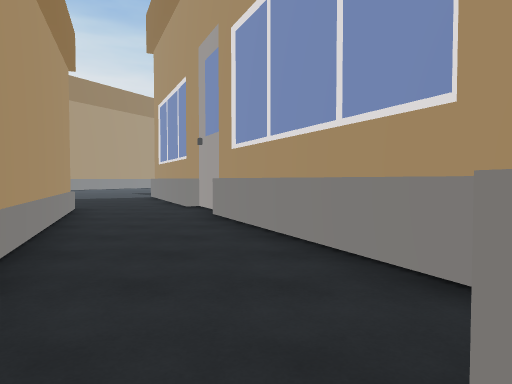
[1] (above)

24 first-person views from a walk through a scene from a Unity 3-D project. The camera is 1.4 m above the floor, tilts 2° down and sees 70° across. The floor is counted in squares, 2 m on a side. Each view is taken from the middle of a square. On the plan, view 1 faces up. The plan holds only what a view shows up to about 11 squares ahead; the rest is blank. The place goes on beyond the plan. The player character is not drawn. Some animated figures are left out. Some surface patterns are stand-ins.

[2]
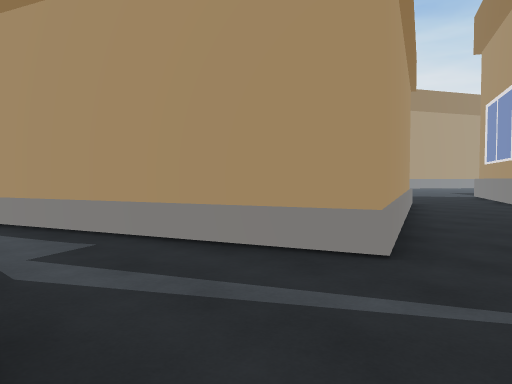

[3]
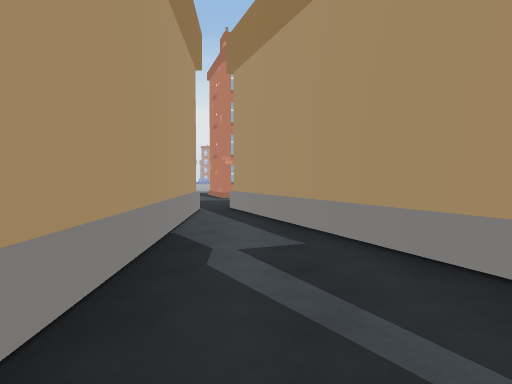

[4]
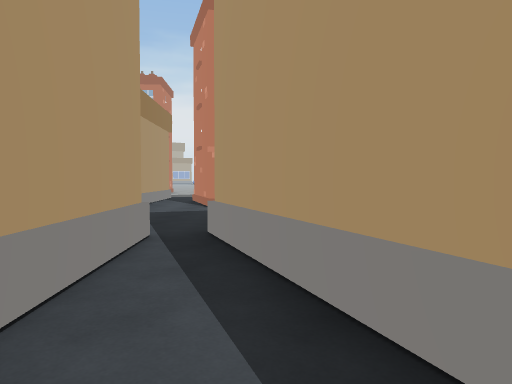

[5]
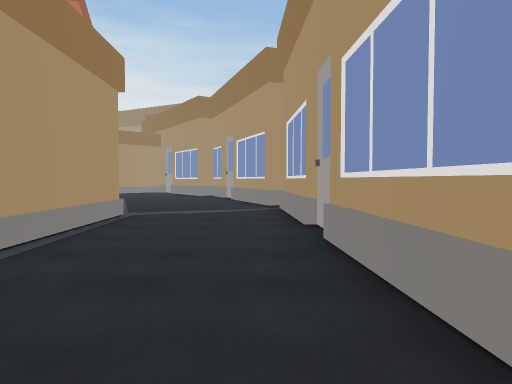

[6]
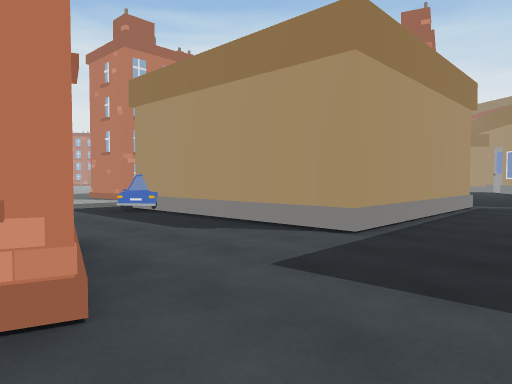

[7]
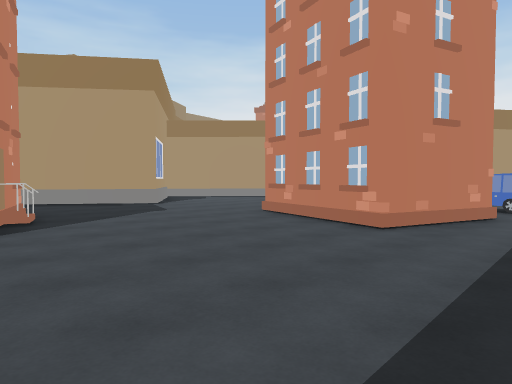

[8]
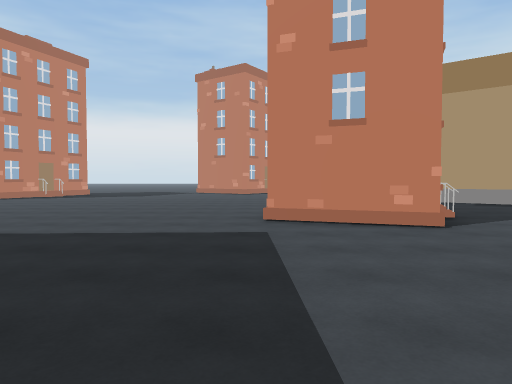

[9]
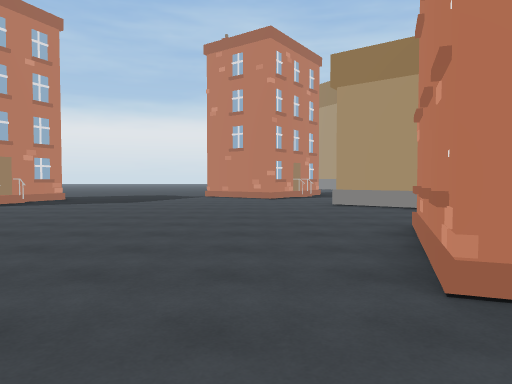

[10]
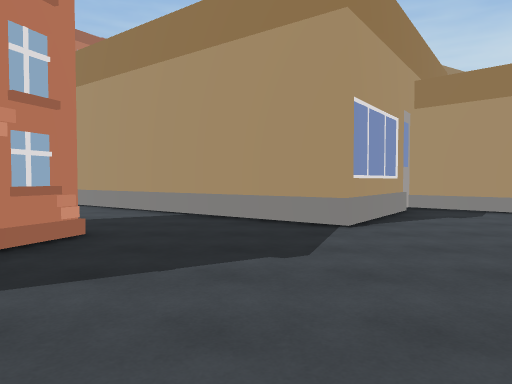

[11]
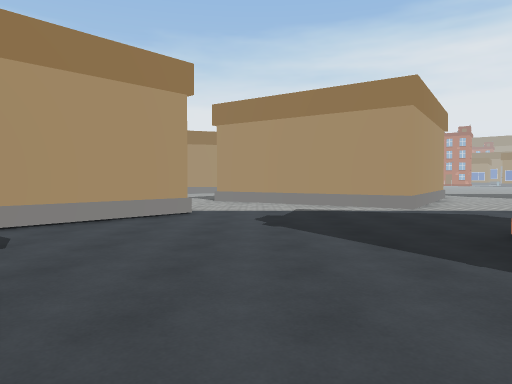

[12]
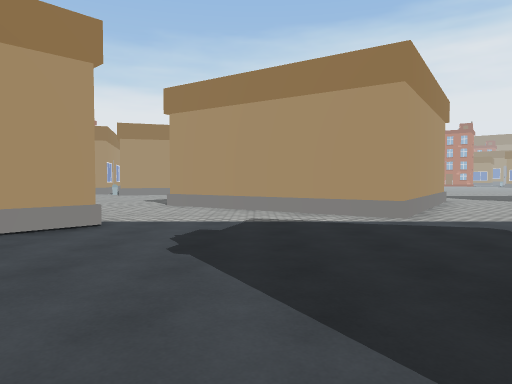

[13]
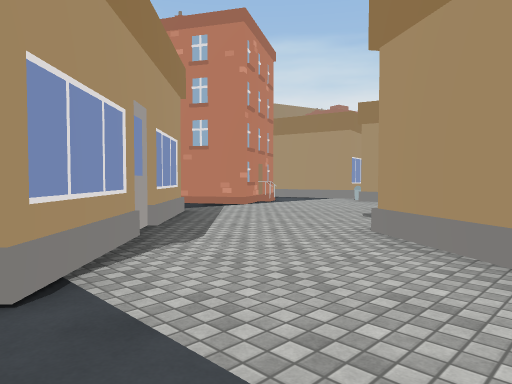

[14]
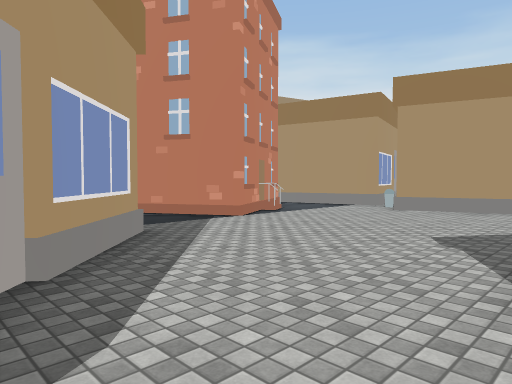

[15]
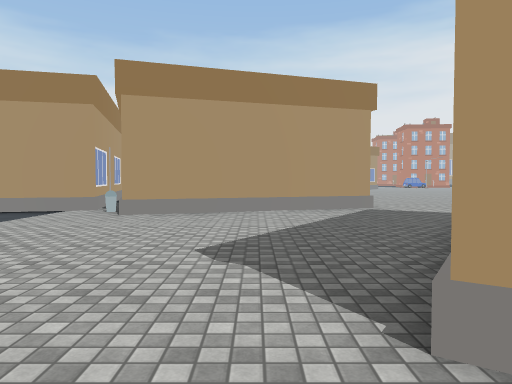

[16]
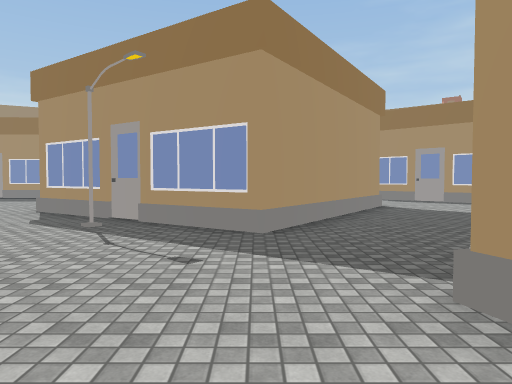

[17]
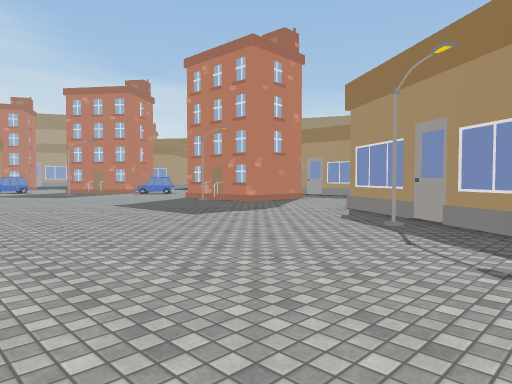

[18]
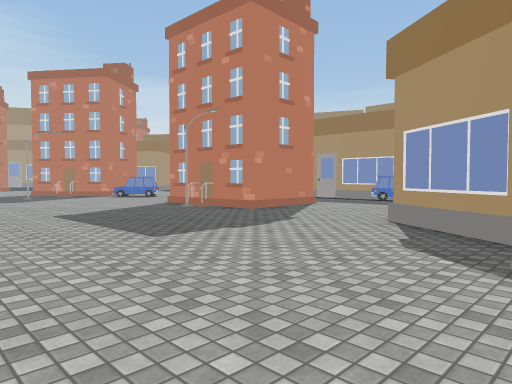

[19]
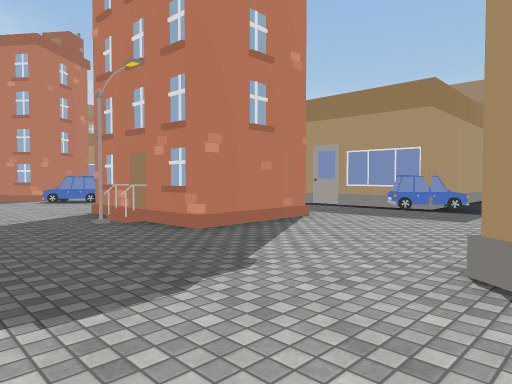

[20]
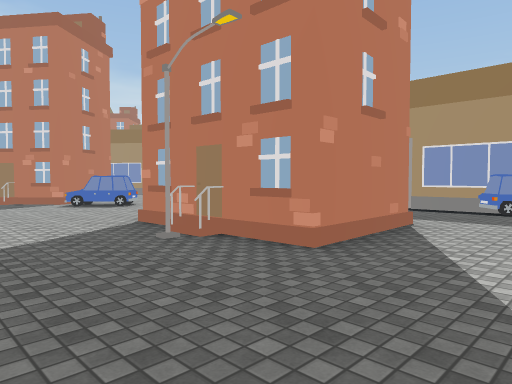

[21]
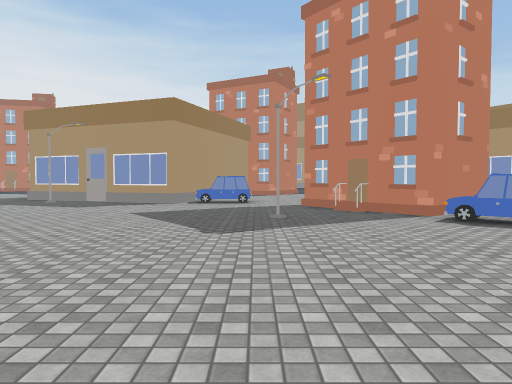

[22]
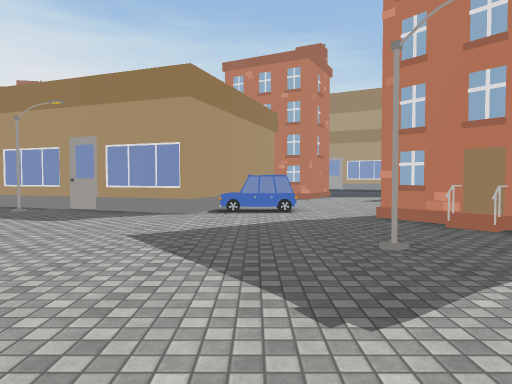

[23]
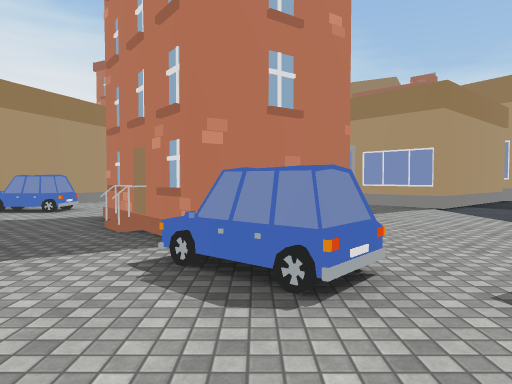

[24]
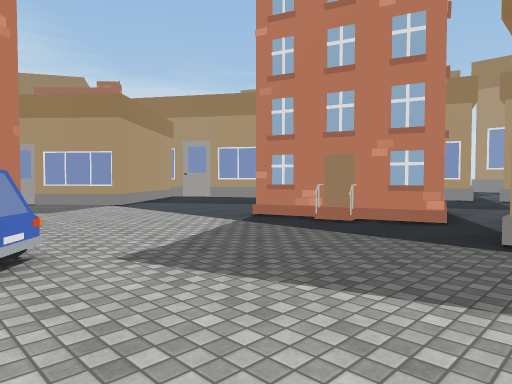

### Floor plan
Key: @ floor where view 1 was taken; # wall or solid block; . floor; O other object.
Columns run from 31 left of view 1 to 2 right of it. Each row starts with its distance up from view 1.
 11                           ...#
 10                           ...##
  9                            ...#
  8                            #..#
  7    ## ..    ## ##          #..##
  6    #....    O###.          #...#
  5 #  #....   ..##.           ##..##
  4 .O##OO..   .....            #...#
  3 .......#   ......           ##..##
  2 .......O  #......            #...#
  1 .......O###.....           ###..##
  0 .....O..O......#   ...O ####...@
 -1  ........OO....#   ...O##.......
 -2  ........O.....O #.......######.
 -3   .............O.......#
 -4    ...........######...#
 -5   ...........      #...#
 -6   ......#     O    #...#
 -7   ......#    .#    #...#
 -8   ......#   ..#    #...#
 -9  .............O   ##...O
-10  .............O####....#
-11  ......................... .
-12  ...........   .O............
-13  .......##.....OO.##..........
-14 .......####....O.O #O.........
-15 .....O##  ###....  #...........
-16 ......#    ##....  O............
-17 .....O#    #............O##O....
-18  .O...### ##............###......
-19   #.....###............O###.......
-20   #......#..............  O.......
-21   ##.........O#....##.............
-22    #........####...####...........
-23    #O......##  ##.##  ##..........
-24    O......O     ###    ###........
-25 ####......#              #........
-26    #..O#..                ........
-27    #.# ##

Positions as (right, up) in squares from view 1, and headings:
1: (0, 0), facing up
2: (0, -2), facing up-left
3: (0, -1), facing left
4: (-4, -1), facing left
5: (-9, -11), facing up
6: (-9, -14), facing up-left
7: (-6, -11), facing down-left
8: (-4, -11), facing down
9: (-3, -15), facing down
10: (-10, -15), facing down
11: (-10, -19), facing left
12: (-12, -18), facing left
13: (-17, -18), facing down-left
14: (-19, -20), facing down-left
15: (-20, -21), facing left
16: (-31, -17), facing right
17: (-31, -17), facing up-right
18: (-29, -15), facing up-right
19: (-26, -13), facing up-right
20: (-26, -11), facing up-right
21: (-26, -7), facing up
22: (-27, -4), facing up
23: (-22, -4), facing up
24: (-22, -5), facing up-right
